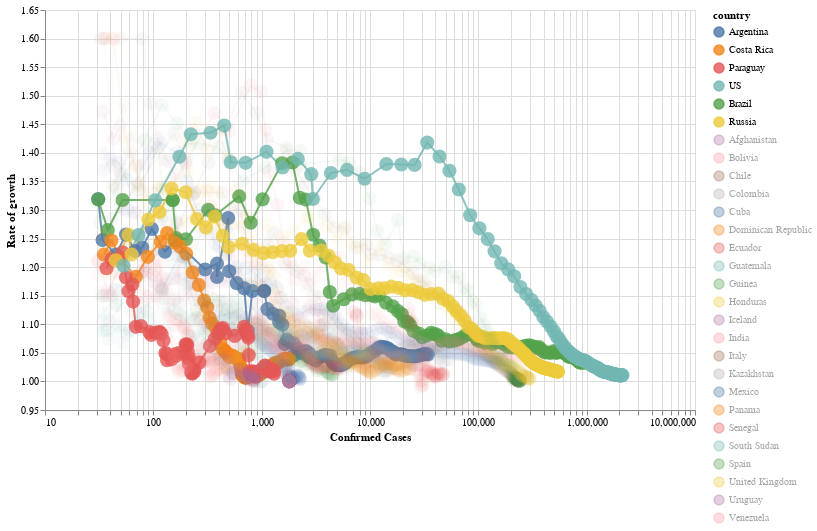

Notebook source saved alongside this figure:
### Markdown cell above
## Argentina comparado con el resto del mundo

**Shift + Click** sobre la leyenda para agregar o quitar paises

### Code cell
#hide_input
latam = [
    'Brazil', 'Chile', 'Argentina', 'Panama', 'Colombia','Mexico', 
    'Ecuador', 'Costa Rica', 'Venezuela', 'Dominican Republic', 'Bolivia',
    'Paraguay', 'Uruguay','Honduras', 'Cuba', 'Puerto Rico','Guatemala', 
]

with_most_cases = list(confirmed_by_country.index[:7])
controlled_situations = list(current_growth_rate_by_country[current_growth_rate_by_country < 1.1].index)[:7]

plot_rate_cnt_trajectories(
    df,
    with_most_cases + controlled_situations + latam, 
    selected=(
        ['Argentina'] + 
        list(current_growth_rate_by_country[current_growth_rate_by_country < 1.05].index) + 
        with_most_cases[:3]
    )
)

### Figure 1 — Vega-Lite specification as saved in the notebook (floating-point values rounded to 4 significant figures; data arrays with more than 128 entries replaced by an {"elided": "..."} marker saying what was removed)
{"config": {"view": {"continuousWidth": 400, "continuousHeight": 300}, "point": {"size": 200}}, "data": {"name": "data-19e21c2daa2b272388dfc06750606fb4"}, "mark": {"type": "line", "point": true, "radius": 150}, "encoding": {"color": {"type": "nominal", "field": "country", "sort": ["Argentina", "Maldives", "Madagascar", "Guinea-Bissau", "Slovenia", "Lithuania", "Costa Rica", "Albania", "Zambia", "Kyrgyzstan", "Mali", "Kosovo", "Lebanon", "Paraguay", "Sierra Leone", "Tunisia", "Latvia", "Niger", "US", "Brazil", "Russia"]}, "opacity": {"condition": {"value": 0.8, "selection": "selector001"}, "value": 0.05}, "tooltip": [{"type": "temporal", "field": "date"}, {"type": "nominal", "field": "country"}, {"type": "quantitative", "field": "confirmed"}, {"type": "quantitative", "field": "recovered"}, {"type": "quantitative", "field": "death"}, {"type": "quantitative", "field": "confirmed_growth_rate"}, {"type": "quantitative", "field": "death_growth_rate"}, {"type": "temporal", "field": "first_infaction_date"}, {"type": "quantitative", "field": "days_from_first_infection"}, {"type": "temporal", "field": "tenth_infaction_date"}, {"type": "quantitative", "field": "days_from_tenth_infection"}, {"type": "temporal", "field": "first_death_date"}, {"type": "quantitative", "field": "days_from_first_death"}, {"type": "temporal", "field": "tenth_death_date"}, {"type": "quantitative", "field": "days_from_tenth_death"}], "x": {"type": "quantitative", "axis": {"title": "Confirmed Cases"}, "field": "confirmed", "scale": {"type": "log"}}, "y": {"type": "quantitative", "axis": {"title": "Rate of growth"}, "field": "confirmed_growth_rate", "scale": {"domain": [0.95, 1.65]}}}, "height": 400, "selection": {"selector001": {"type": "multi", "fields": ["country"], "bind": "legend", "init": [{"country": "Argentina"}, {"country": "Maldives"}, {"country": "Madagascar"}, {"country": "Guinea-Bissau"}, {"country": "Slovenia"}, {"country": "Lithuania"}, {"country": "Costa Rica"}, {"country": "Albania"}, {"country": "Zambia"}, {"country": "Kyrgyzstan"}, {"country": "Mali"}, {"country": "Kosovo"}, {"country": "Lebanon"}, {"country": "Paraguay"}, {"country": "Sierra Leone"}, {"country": "Tunisia"}, {"country": "Latvia"}, {"country": "Niger"}, {"country": "US"}, {"country": "Brazil"}, {"country": "Russia"}]}}, "width": 650, "$schema": "https://vega.github.io/schema/vega-lite/v4.8.1.json", "datasets": {"data-19e21c2daa2b272388dfc06750606fb4": {"elided": "2595 records"}}}
